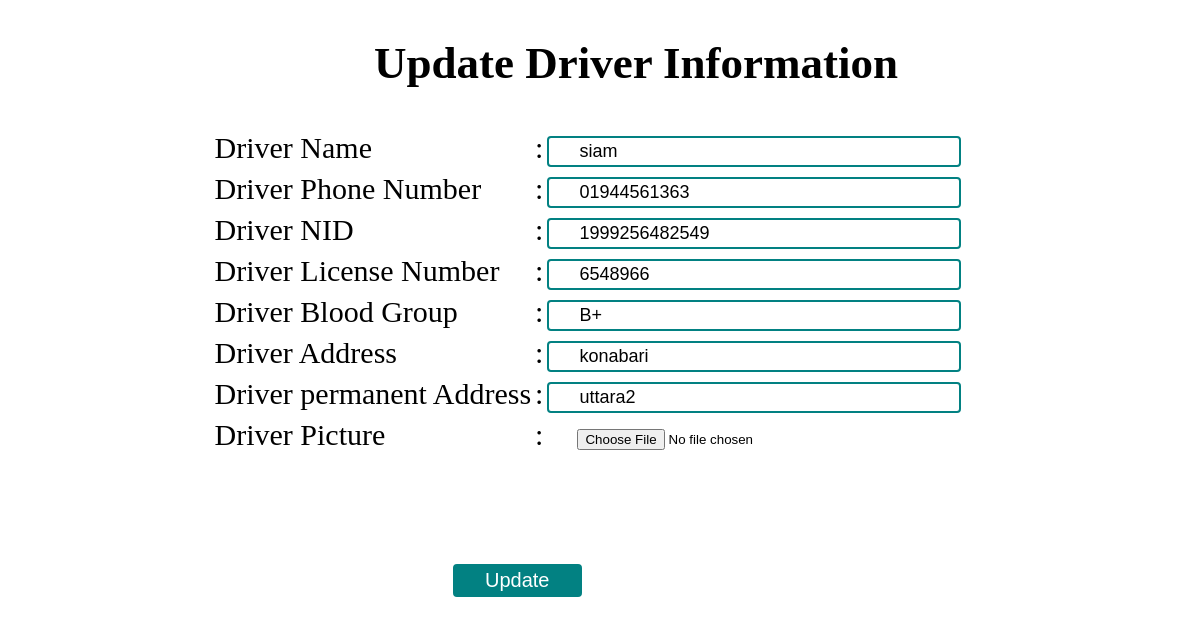
The page /Admin/driver_edit.php?edit=12 on the database its author committed.
### tables this page shows
CREATE TABLE `driver_information` (
  `id` int(11) NOT NULL,
  `name` varchar(20) NOT NULL,
  `phone_number` varchar(20) NOT NULL,
  `nid` varchar(20) NOT NULL,
  `license_number` varchar(20) NOT NULL,
  `blood_group` varchar(10) NOT NULL,
  `address` varchar(20) NOT NULL,
  `permanent_address` varchar(20) NOT NULL,
  `assign_car` varchar(20) NOT NULL,
  `image_link` varchar(64) DEFAULT NULL
);

### db_connect/connection.php (called while the page is built, shortened)
<?php
class database
{
	public $servername="localhost";
	public $username="root";
	public $pass="";
	public $dbname="rent_management";
	public $link;
	private function dbconnect(){
		$this->link = new mysqli($this->servername,$this->username,$this->pass,$this->dbname) or die("database failed".$this->link->error."(".$this->link->errno.")");
	}
		public function select($a)
		{
			$scr_querr=$this->link->query($a);
			if($scr_querr->num_rows>0)
			{
				return $scr_querr;
			}
		}
			}
			?>

### Admin/driver_edit.php (the view, shortened to what this page needs)
<?php
require_once("../db_connect/connection.php");
$db=new database();
global $sms;
global $fetch;
if (isset($_GET['edit'])) {
    $id=$_GET['edit'];
    $get_driver_info="SELECT * FROM driver_information where id='$id'";
    $driver_data=$db->select($get_driver_info);
        $fetch=$driver_data->fetch_array();
}
?>
<!DOCTYPE html>
<html>
<head>
	<link rel="stylesheet" type="text/css" href="../public/css/custom.css">
</head>
<body>
<div class="information">
  <h2>Update Driver Information</h2>
  <form action="<?php print $_SERVER['PHP_SELF'];?>" method="post" enctype="multipart/form-data" name="createAdminUser">
    <table>
      <tr>
        <td> Driver Name</td>
        <td>: </td>
        <td><input type="text"  name="name" value="<?php echo $fetch['name'] ?>" required>
        </td>
      </tr><tr>
        <td>Driver Phone Number</td>
        <td>: </td>
        <td><input type="text" name="phone_number" value="<?php echo $fetch['phone_number'] ?>" required></td>
      </tr><tr>
        <td>Driver NID</td>
        <td>: </td>
        <td><input type="text" name="nid"   value="<?php echo $fetch['nid'] ?>" required></td>
      </tr><tr>
        <td>Driver License Number</td>
        <td>: </td>
        <td><input type="text" name="license_number"  value="<?php echo $fetch['license_number'] ?>" required></td>
      </tr><tr>
        <td>Driver Blood Group</td>
        <td>: </td>
        <td><input type="text" name="blood_group"  value="<?php echo $fetch['blood_group'] ?>" required></td>
      </tr><tr>
        <td>Driver Address</td>
        <td>: </td>
        <td><input type="text" name="address"  value="<?php echo $fetch['address'] ?>" required></td>
      </tr><tr>
        <td>Driver permanent Address </td>
        <td>: </td>
        <td><input type="text" name="permanent_address"  value="<?php echo $fetch['permanent_address'] ?>" required></td>
      </tr>
      <tr>
        <td>Driver Picture </td>
        <td>: </td>
        <td> <input type="file" name="file"></td>
        </tr>
      <tr>
          <td class="danger" colspan="3" align="center"><span><?php print $sms; ?></span></td>
     </tr>
    </table>
        <input type="submit" name="update" value="Update">
  </form>
</div>

### public/css/custom.css (style rules this page uses)
body { font-family: cambria; margin: 0; padding: 0; }
td.danger { padding-top: 60px !important; }
.information { margin-left: 9%; font-size: 30px; width: 80%; }
input[type=submit] { margin-left: 220px; margin-top: 45px; font-size: 25px; background: #028182; border-radius: 10px; color: white; }
input { padding: 3px 30px; }
.information h2 { margin-left: 10%; text-align: center; }
input[type=submit] { margin-left: 345px; margin-top: 45px; font-size: 25px; background: #028182; border-radius: 10px; color: red; }
input[type=submit] { margin-left: 345px; margin-top: 45px; font-size: 25px; background: #028182; border-radius: 10px; color: white; }
input[type=text] { border: 2px solid #028182; border-radius: 4px; font-size: 18px; width: 350px; }
.information table { margin: 0 auto; }
input[type=submit] { border: 2px solid #028182; border-radius: 4px; font-size: 20px; background: #028182; color: white; }

### rows shown on the page
driver_information: name "siam", phone_number "01944561363", nid "1999256482549", license_number "6548966", blood_group "B+", address "konabari", permanent_address "uttara2"
